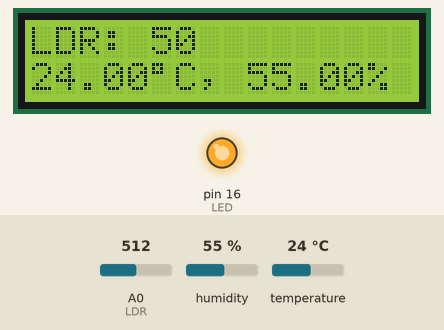
A sketch run on a simulated Arduino Uno, built with avr-gcc and run on an emulated ATmega328P. Parts: 16×2 character LCD, output pins drawn as LEDs (lit = HIGH). The inputs (shaded band) are chosen by the test bench; at power-on: A0 (LDR) = 512, humidity 55 %, temperature 24 °C. What the sketch prints to the serial monitor is not drawn.

Above: at 5.2 s.
5.3 s: A0 (LDR) set to 607
At 9.83 s:
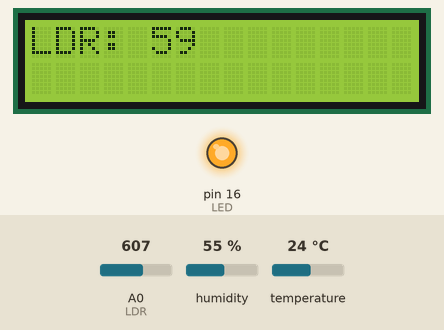
16.6 s: A0 (LDR) set to 640
At 21.7 s:
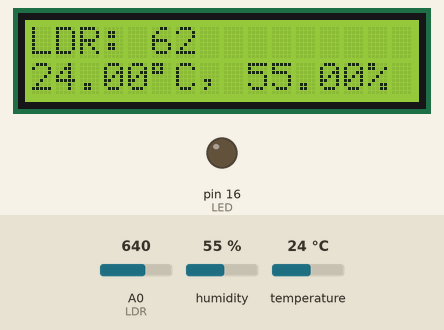
27.9 s: humidity set to 22 %
At 33.1 s:
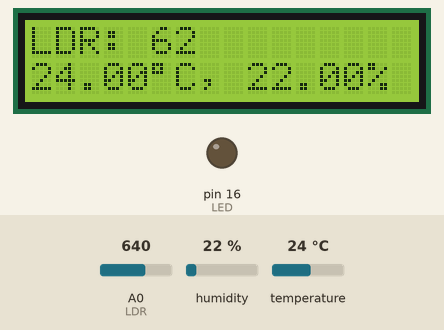
38.8 s: temperature set to 12 °C
At 44.3 s:
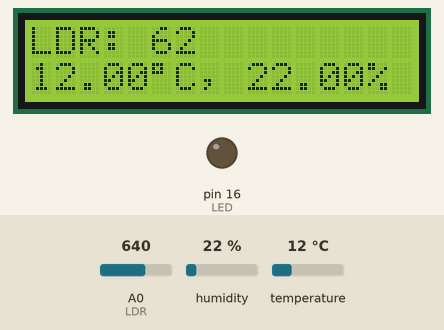
50.0 s: humidity set to 40 %
At 55.5 s:
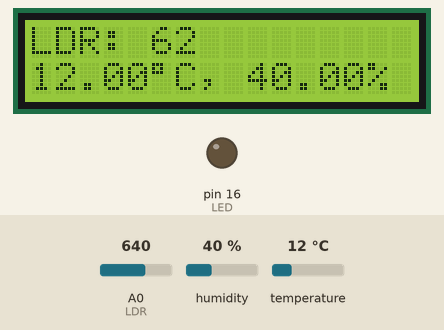
61.2 s: A0 (LDR) set to 716
At 66.9 s:
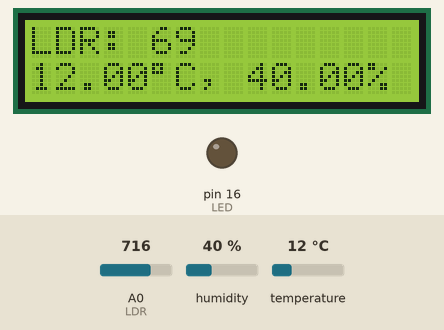
Timing chart, 0 to 68.4 s (numbered marks = the images above; inputs shaded):
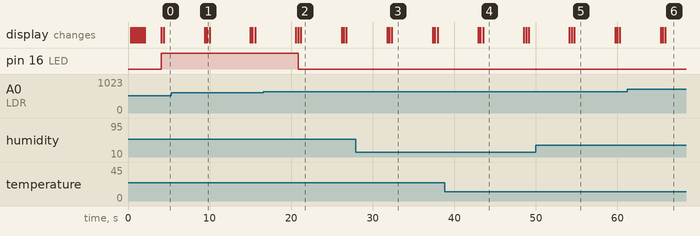

Measured:
- the behaviour switches between 624 and 625 on A0 (LDR) (found by bisection; images 1 and 2)
- after the input at 16.6 s, pin 16 (LED): HIGH → LOW after 4.2 s
- what the display in image 2 shows lasts 5.0 s, from 21.2 s to 26.2 s

The sketch:

DHT11_LDR_LCD.ino
```cpp
/*
 * WeMos D1 R1(ESP-12F) 보드
 * LDR Sensor with 10K(ohm) 저항
 * LED with 220(ohm) 저장
 */
#include <Wire.h>
#include <hd44780.h>                       // main hd44780 header
#include <hd44780ioClass/hd44780_I2Cexp.h> // i2c expander i/o class header

#include "DHT.h"
#define DHTTYPE DHT11
//#define DHTTYPE DHT22   // DHT 22  (AM2302), AM2321
//#define DHTTYPE DHT21   // DHT 21 (AM2301)

int LDR = A0;            // select the input pin for LDR(Light Dependent Resistor)
const int LED = 16;      //ESP8266PIN배열의 GPIO16번 핀, WeMos 보드 윗면에 표시된 D13/SCK/D5 핀에 led 다리가 긴곳을 연결.
const int DHTPIN = 14;   //ESP8266PIN배열의 GPIO14번 핀, WeMos 보드 윗면에 표시된 D2 핀에 연결
const int LCD_COLS = 16;
const int LCD_ROWS = 2;

int reading = 0;
int val = 0; // variable to store the sensor value

hd44780_I2Cexp lcd; // declare lcd object: auto locate & auto config expander chip

DHT dht(DHTPIN, DHTTYPE);

void setup() {
  lcd.begin(LCD_COLS, LCD_ROWS); // initialize the lcd for 16 chars 2 lines, turn on backlight
  // ------- Quick 3 blinks of backlight  -------------
  for (int i = 0; i<=3; i++){
    lcd.backlight();
    delay(250);
    lcd.noBacklight();
    delay(250);
  }
  // ------- Finish 3 blinks of backlight -------------
  lcd.backlight();

  dht.begin();
  pinMode(LED, OUTPUT);
  Serial.begin(9600);
  Serial.println(F("LDR and DHT11 Test on WeMos D1 R1"));
  delay(2000);
}

void loop() {
  control_ldr();
  delay(250);
  control_dht();
  delay(250);
}


void control_dht(){
  float h = dht.readHumidity();
  // Read temperature as Celsius (default)
  float t = dht.readTemperature();
  // Read temperature as Fahrenheit (isFahrenheit = true)
  //float f = dht.readTemperature(true);

  // Check if any reads failed and exit early (to try again);
  if (isnan(h) || isnan(t)){
    Serial.println(F("Failed to read from DHT sensor!"));
    return;
  }
  // Compute heat index in Celsius(isFahrenheit = false)
  float hic = dht.computeHeatIndex(t, h, false);
  Serial.print(F("Humidity: ")); Serial.print(h); Serial.print(F("% Temperature: "));
  Serial.print(t); Serial.print(F("°C Heat index: ")); Serial.print(hic);
  Serial.println(F("°C "));

  Serial.println(F("=================================="));

  lcd.setCursor(0,1);  lcd.print(t);
  lcd.setCursor(5,1);  lcd.print((char)223);  // (char)223: degree symbol
  lcd.setCursor(6,1);  lcd.print("C, ");
  lcd.setCursor(9,1);  lcd.print(h);
  lcd.setCursor(14,1); lcd.print("%");
  delay(5000);
  lcd.clear();
}

void control_ldr(){
  reading=analogRead(LDR);
  val = map(reading,0,1023,0,100);
  Serial.print(F("Analog reading: ")); Serial.print(reading);
  Serial.print(F(", mapped value(0~100):")); Serial.println(val);
  if (val <= 60)
  {
    digitalWrite(LED, HIGH);
  }
  else{
    digitalWrite(LED, LOW);
  }
  lcd.setCursor(0,0); lcd.print("LDR: ");
  lcd.setCursor(5,0); lcd.print(val);
}
```
